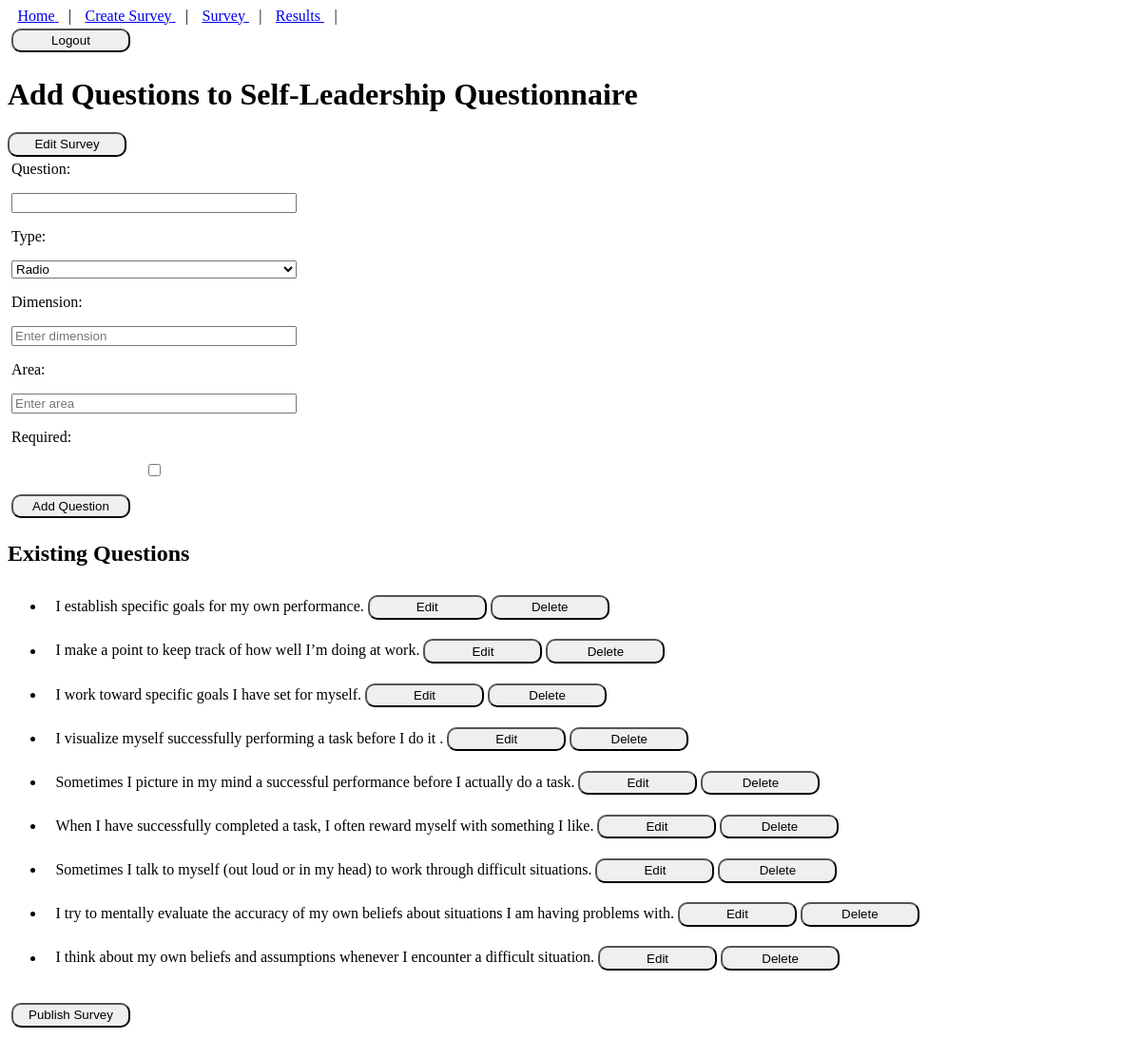
Page /survey/add-question/self-leadership-questionnaire/ (signed in) on the committed database.
### survey/models.py (models this page shows, shortened)
class BaseModel(models.Model):
    created_at = models.DateTimeField(auto_now_add=True)
    updated_at = models.DateTimeField(auto_now=True)
    class Meta:
        abstract = True

class Survey(BaseModel):
    name = models.CharField(
        max_length=200,
        help_text="The title of the survey.")
    description = models.TextField(
        blank=True,
        help_text="A brief description of the survey.")
    slug = models.SlugField(max_length=225,
        unique=True,
        blank=True,
        help_text="Unique identifier for the survey.")
    is_editable = models.BooleanField(
        default=True,
        help_text="Can the survey be edited after creation?")
    allow_multiple_submissions = models.BooleanField(
        default=False,
        help_text="Allow users to submit the survey multiple times.")
    published = models.BooleanField(
        default=False,
        help_text="Is the survey published?")
    created_by = models.ForeignKey(
        get_user_model(),
        on_delete=models.CASCADE,
        related_name="surveys",
        help_text="The user who created the survey.",
        default=1)
    recipient_emails = models.TextField(
        blank=True,
        help_text="Comma-separated list of email addresses that are allowed to access this survey.")
    password = models.CharField(
        max_length=10,
        blank=True,
        help_text="Optional: Password to access the survey.")
    class Meta:
        verbose_name = "Survey"
        verbose_name_plural = "Surveys"

class Question(BaseModel):
    FIELD_TYPES = [
        (1, "Radio"),
        (2, "Select"),
        (3, "Multi-Select"),
        (4, "Textarea"),
    ]
    survey = models.ForeignKey(
        Survey,
        related_name="questions",
        on_delete=models.CASCADE)
    label = models.CharField(max_length=500,
        help_text="The question text.")
    field_type = models.PositiveSmallIntegerField(
        choices=FIELD_TYPES,
        help_text="The input type for the question.")
    options = models.TextField(
        blank=True,
        help_text="Options for 'Radio', 'Select', or 'Multi-Select', separated by commas.",)
    is_required = models.BooleanField(
        default=True,
        help_text="Is this question mandatory?")
    order = models.PositiveIntegerField(
        default=0,
        help_text="The order of the question in the survey.")
    dimension = models.CharField(
        max_length=200,
        help_text="The dimension for analysis.",
        blank=True)
    area = models.CharField(
        max_length=200,
        help_text="The area/category for analysis.",
        blank=True)
    class Meta:
        verbose_name = "Question"
        verbose_name_plural = "Questions"
        ordering = ["order"]

### survey/views.py (the view, shortened to what this page needs)
@login_required
@user_passes_test(is_admin_or_authorized)
def add_question(request, slug):
    survey = get_object_or_404(Survey, slug=slug)
    return render(request, "survey/add_question.html", {"survey": survey})

### survey/views.py (called while the page is built)
def is_admin_or_authorized(user):
    return user.is_superuser

### survey/templates/survey/add_question.html (shortened to what this page needs)
{% extends "base.html" %}
{% block content %}
<h1>Add Questions to {{ survey.name }}</h1>
<button type="button" class="edit-survey-button" onclick="location.href='{% url 'survey:edit-survey' survey.slug %}'">
    Edit Survey
</button>
<form method="post">
    <label for="label">Question:</label>
    <input type="text" name="label" id="label" required>
    <label for="field_type">Type:</label>
    <select name="field_type" id="field_type" required>
        <option value="1">Radio</option>
    </select>
    <label for="dimension">Dimension:</label>
    <input type="text" name="dimension" id="dimension" placeholder="Enter dimension">
    <label for="area">Area:</label>
    <input type="text" name="area" id="area" placeholder="Enter area">
    <label for="is_required">Required:</label>
    <input type="checkbox" name="is_required" id="is_required">
    <button type="submit">Add Question</button>
</form>
<h2>Existing Questions</h2>
<ul>
    {% for question in survey.questions.all %}
        <li>
            {{ question.label }}
            <button type="button" class="edit-button" onclick="location.href='{% url 'survey:edit-question' question.id %}'">
                Edit
            </button>
            <button type="button" class="delete-button" onclick="location.href='{% url 'survey:delete-question' question.id %}'">
                Delete
            </button>
        </li>
    {% endfor %}
</ul>
<form method="post" style="margin-top: 20px;">
    <button type="submit" name="publish" class="publish-button">Publish Survey</button>
</form>
{% endblock %}

### templates/base.html (shortened to what this page needs)
<!DOCTYPE html>
{% load static %}
<html lang="en">
  <head>
    <link rel="stylesheet" href="{% static 'css/style.css' %}?v={{ STATIC_VERSION }}" />
  </head>
  <body>
    <nav>
      <a href="/">
        <span role="img" aria-label="Home" title="Home">Home</span>
      </a>|
      {% if user.is_authenticated %} {% if user.is_superuser %}
      <a href="{% url 'survey:create_survey' %}">
        <span role="img" aria-label="Create Survey" title="Create Survey">Create Survey</span>
      </a>|
      {% endif %}
      <a href="{% url 'survey:survey' %}">
        <span role="img" aria-label="Survey" title="Survey">Survey</span>
      </a>|
      <a href="{% url 'survey:results-page' %}">
        <span role="img" aria-label="Results" title="Results">Results</span>
      </a>|
    </nav>
      <form action="{% url 'users:logout' %}" method="post">
        <button aria-label="User Logout" title="User Logout">Logout</button>
      </form>
      {% endif %}
    <main>
    {% block content %} {% endblock %}
    </main>
  </body>
</html>

### static/css/style.css (style rules this page uses)
form { display: flex; flex-flow: column; gap: 0.5rem; padding: 0.25rem; max-width: 300px; font-size: 1rem; gap: 1rem; }
button { padding: 0.2rem; border-radius: 10px; width: 125px; }
li { padding: 0.65rem; }
a { padding: 0.65rem; }

### rows in the picture
Survey: name "Self-Leadership Questionnaire"
Question: label "I establish specific goals for my own performance."
Question: label "I make a point to keep track of how well I’m doing at work."
Question: label "I work toward specific goals I have set for myself."
Question: label "I visualize myself successfully performing a task before I do it ."
Question: label "Sometimes I picture in my mind a successful performance before I actually do a task."
Question: label "When I have successfully completed a task, I often reward myself with something I like."
Question: label "Sometimes I talk to myself (out loud or in my head) to work through difficult situations."
Question: label "I try to mentally evaluate the accuracy of my own beliefs about situations I am having problems with."
Question: label "I think about my own beliefs and assumptions whenever I encounter a difficult situation."
